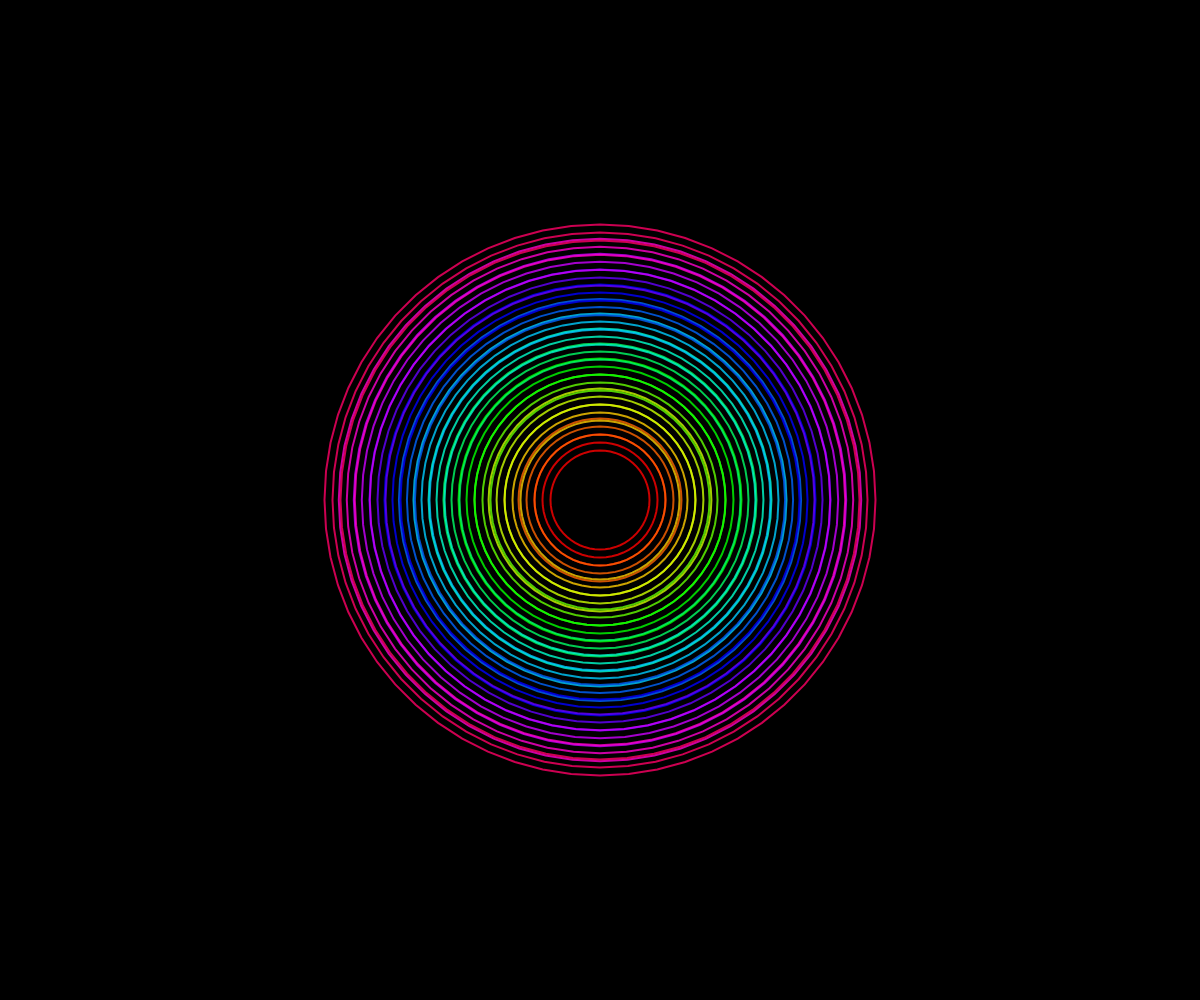
Frame 1 (no input)
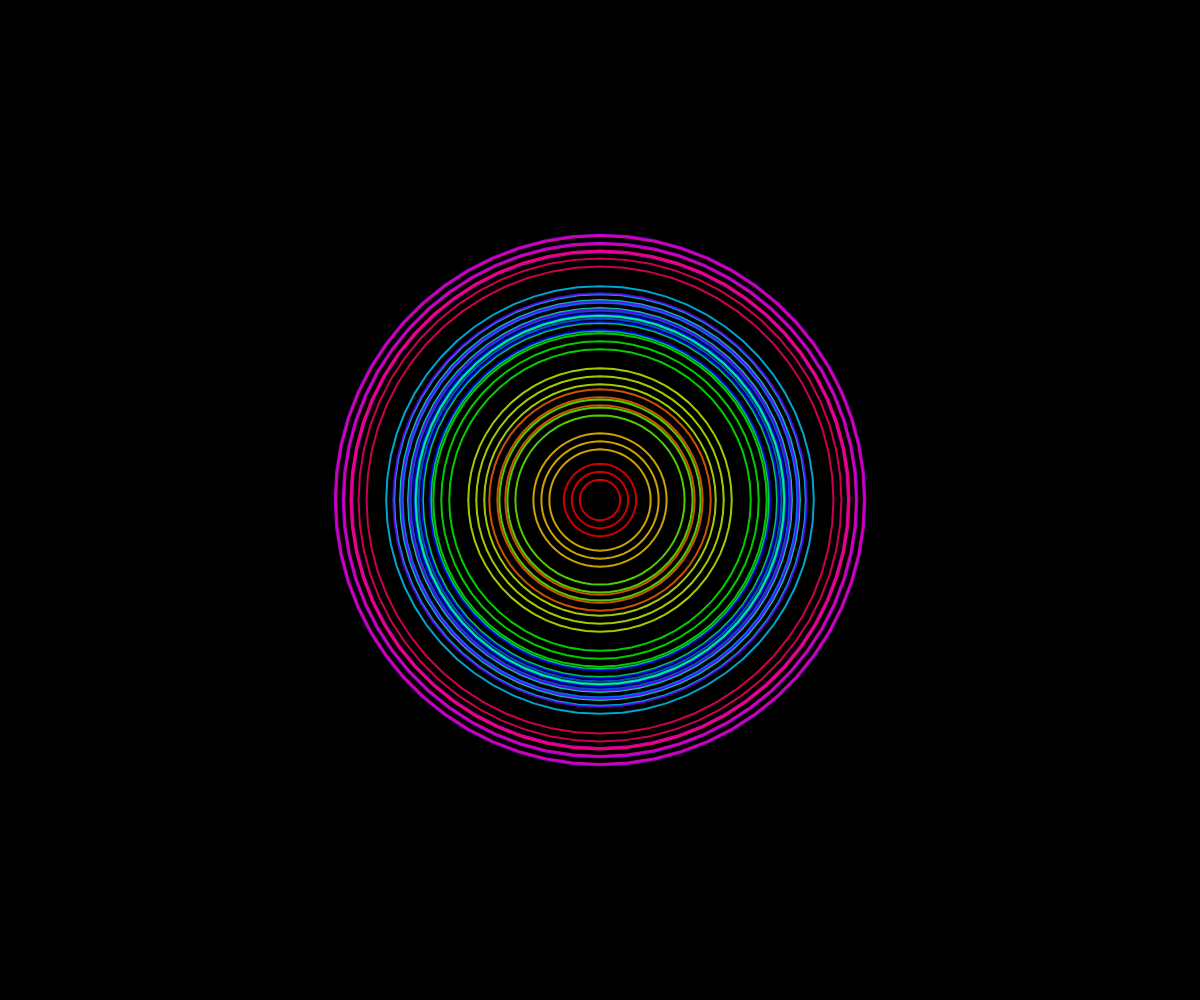
Frame 60 (no input)
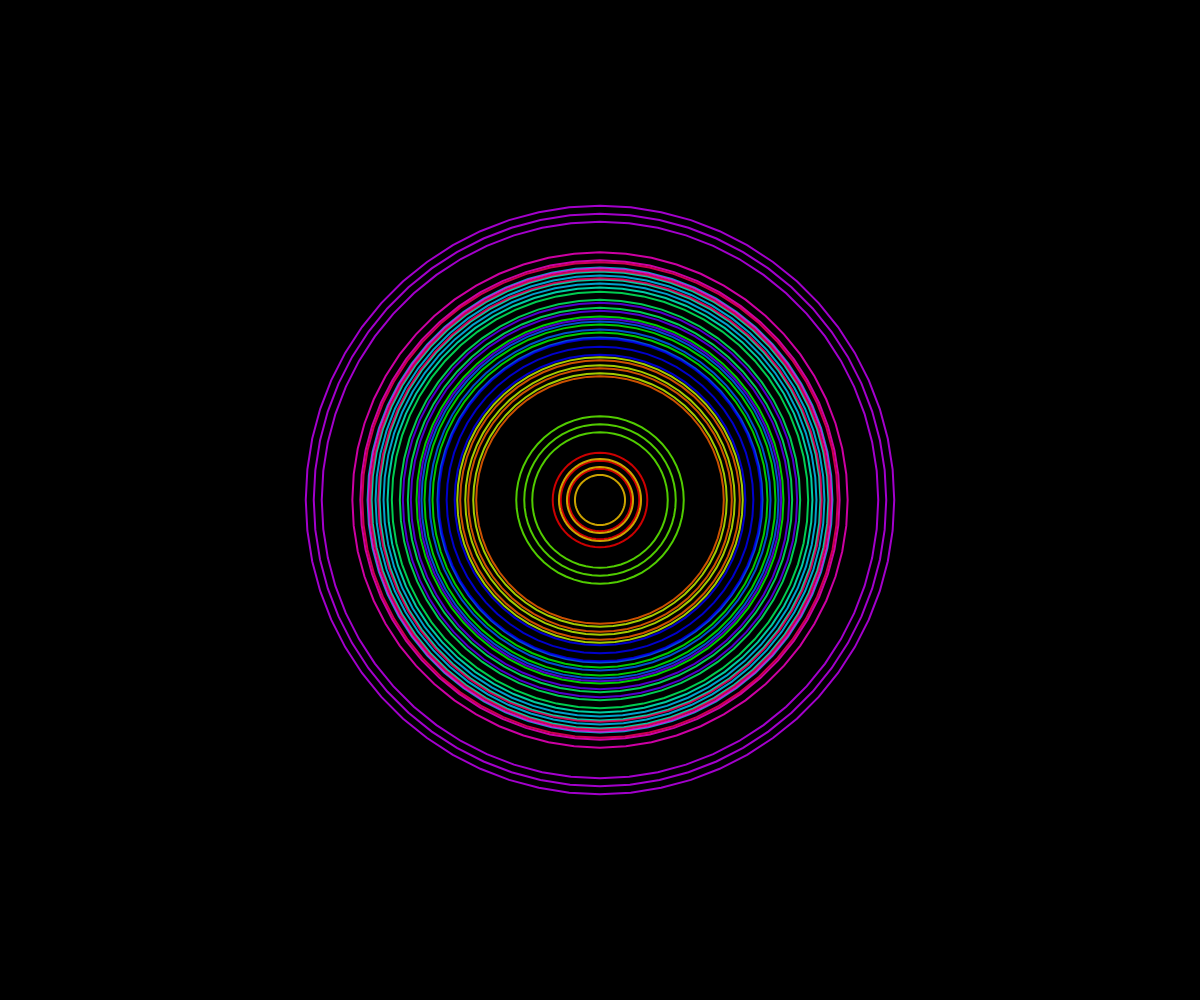
Frame 120 (the mouse pressed at the canvas centre since frame 60)

The p5.js sketch that drew these frames (run headless with seeded random() and noise() and a simulated clock; from frame 60 on, the mouse is pressed at the canvas centre):

// p5.js sketch
// ── sketch.js
let rings = [];
const numRings = 15;
const baseRadius = 50;
const maxRadius = 300;
const motionSpeed = 0.02;

function setup() {
  createCanvas(windowWidth, windowHeight);
  colorMode(HSB, 360, 100, 100, 1);
  
  // Initialize rings with varying colors and offsets
  for (let i = 0; i < numRings; i++) {
    const hue = (i * 24) % 360;
    rings.push({
      hue: hue,
      radius: baseRadius + i * 15,
      speed: 0.005 + i * 0.0005,
      phase: random(TWO_PI)
    });
  }
}

function draw() {
  background(0, 0, 0);
  
  // Center of canvas
  const cx = width / 2;
  const cy = height / 2;
  
  // Draw each ring
  for (let i = 0; i < rings.length; i++) {
    const ring = rings[i];
    
    // Update radius with inward motion
    ring.radius += sin(frameCount * ring.speed + ring.phase) * 0.5;
    
    // Keep radius within bounds
    if (ring.radius < 10) ring.radius = baseRadius + i * 15;
    if (ring.radius > maxRadius) ring.radius = maxRadius;
    
    // Set color with slight variation
    stroke(ring.hue, 100, 100, 0.8);
    noFill();
    
    // Draw multiple concentric circles per ring
    for (let j = 0; j < 3; j++) {
      const circleRadius = ring.radius + j * 8;
      strokeWeight(2);
      
      // Use a phase offset to animate each ring differently
      const points = 60;
      
      beginShape();
      for (let a = 0; a < TWO_PI; a += TWO_PI / points) {
        const x = cx + cos(a) * circleRadius;
        const y = cy + sin(a) * circleRadius;
        vertex(x, y);
      }
      endShape(CLOSE);
    }
  }
}

function windowResized() {
  resizeCanvas(windowWidth, windowHeight);
}
